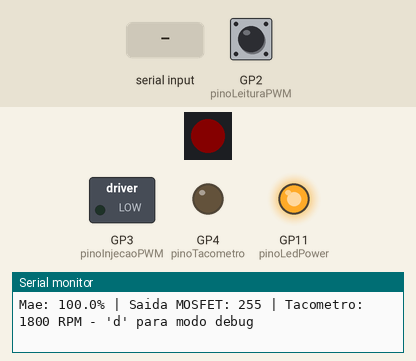
Recording of a program running on a simulated Raspberry Pi Pico. Shown: 1 RGB LEDs in strip order, left to right, switched loads named in the program (green lamp = pin HIGH), output pins drawn as LEDs (lit = HIGH), the last lines printed to the serial monitor. The inputs (shaded band) are chosen by the test bench; at power-on: GP2 (pinoLeituraPWM) HIGH. Dim RGB values are drawn brighter than linear; storage starts empty.

Above: at 6.2 s.
6.3 s: GP2 (pinoLeituraPWM) pulled LOW for 0.15 s
At 6.4 s:
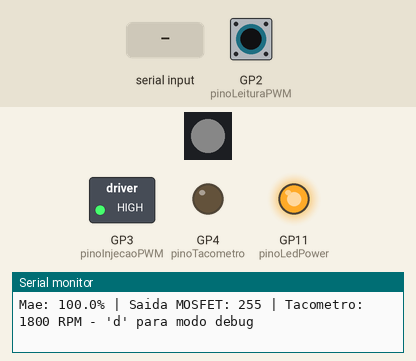
9.3 s: "d90\n" received over Serial
At 10.21 s:
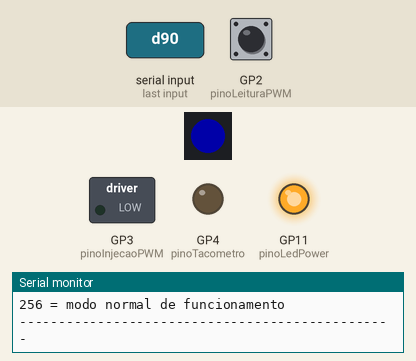
12.3 s: "90,45,200\n" received over Serial
At 13.27 s:
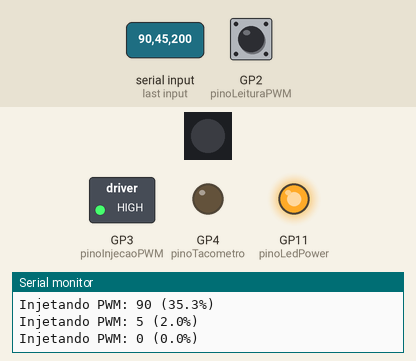
15.3 s: "30,150,10\n" received over Serial
At 17.08 s:
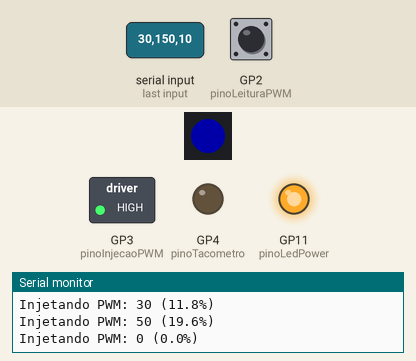
18.3 s: "200\n" received over Serial
At 19.31 s:
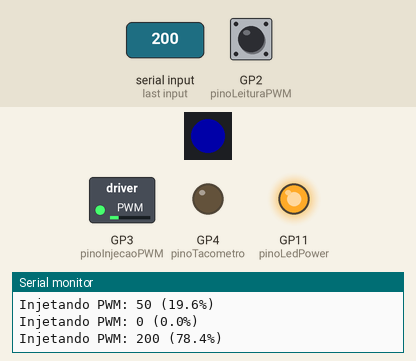
21.3 s: "rpm_min:\n" received over Serial
At 22.45 s:
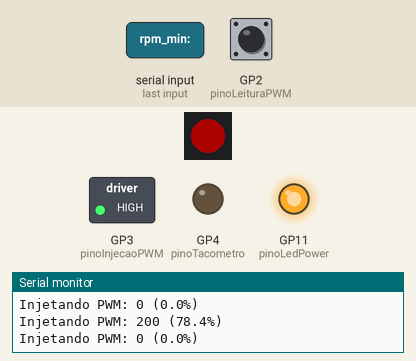
Timing chart, 0 to 25.3 s (numbered marks = the images above; inputs shaded):
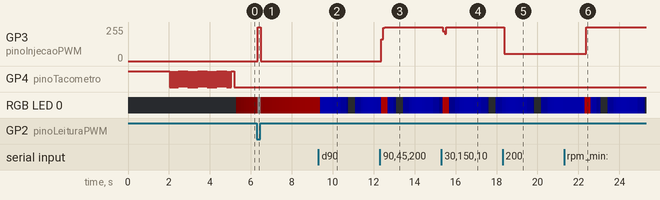

Measured:
- after the input at 6.3 s, GP3 (pinoInjecaoPWM): 0/255 → 255/255 at once, → 0/255 0.16 s later
- after the input at 12.3 s, GP3 (pinoInjecaoPWM): 0/255 → 165/255 after 0.08 s, → 250/255 0.08 s later, → 255/255 0.08 s later
- after the input at 15.3 s, GP3 (pinoInjecaoPWM): 255/255 → 225/255 after 0.08 s, → 205/255 0.08 s later, → 255/255 0.08 s later
- after the input at 18.3 s, GP3 (pinoInjecaoPWM): 255/255 → 55/255 after 0.08 s
- after the input at 21.3 s, GP3 (pinoInjecaoPWM): 55/255 → 255/255 after 1.1 s

The program:

main.cpp
```cpp
#include <Arduino.h>
#include <Adafruit_NeoPixel.h>
#include <LittleFS.h>

// Definição dos Pinos no XIAO RP2040
const int pinoLeituraPWM = 2; // GPIO 2 (Recebe o sinal de 5V do SYS_FAN através do divisor de tensão) D8
const int pinoInjecaoPWM = 3; // GPIO 3 (Injeta o sinal de 3.3V direto no resistor de 510 Ohms) D10
const int pinoTacometro = 4;  // GPIO 4 (Aterra o transistor do tacômetro da placa-mãe) D9
unsigned long tempoAnteriorTaco  = 0;
bool estadoTacometro             = false;

int rpmMinimo = 450;
int rpmMaximo = 1800;

// Configurações do PWM de Saída
const int frequenciaSaida = 25000; // 25 kHz (Frequência padrão de ventoinhas de PC)
const int resolucaoBits  = 8;     // Resolução de 8 bits (Valores de 0 a 255)
const int dutyMaximo     = 255;   // Valor máximo para 100% de velocidade
const int dutyMinimo     = 50;    // Trava de segurança: ~20% de velocidade (evita que a fan pare totalmente)
const float zeroRpmCutoff = 5.0;

const int pinoLedPower   = 11; // GPIO 11 é o interruptor de energia do NeoPixel no XIAO
const int pinoLedPixel   = 12; // GPIO 12 é a linha de dados digitais do NeoPixel no XIAO
const int numeroPixels   = 1;  // Possui apenas 1 LED integrado
// Instanciação do LED RGB
Adafruit_NeoPixel pixelRGB(numeroPixels, pinoLedPixel, NEO_GRB + NEO_KHZ800);


// Variáveis para o controle de tempo do Heartbeat (Sem travar o código)
unsigned long tempoAnteriorLed = 0;
float anguloHeartbeat = 0.0;

bool debug = false;

void salvarConfiguracaoArquivo() {
    File arquivoEscrita = LittleFS.open("/curva_fan.txt", "w");
    if (!arquivoEscrita) {
        arquivoEscrita = LittleFS.open("curva_fan.txt", "w");
    }

    if (arquivoEscrita) {
        arquivoEscrita.print("rpm_min:"); arquivoEscrita.println(rpmMinimo);
        arquivoEscrita.print("rpm_max:"); arquivoEscrita.println(rpmMaximo);
        arquivoEscrita.close();
        Serial.println("[SUCESSO] Novas configuracoes gravadas fisicamente na Flash!");
    } else {
        Serial.println("[ERRO] Falha ao tentar salvar o arquivo na Flash.");
    }
}

void carregarConfiguracaoArquivo() {
    if (!LittleFS.begin()) {
        Serial.println("[AVISO] Falha ao iniciar LittleFS. Tentando formatar a memoria...");

        if (LittleFS.format()) {
            Serial.println("[SUCESSO] Memoria formatada com sucesso!");
            if (!LittleFS.begin()) {
                Serial.println("[ERRO] Mesmo apos formatar, o LittleFS falhou.");
                return;
            }
        } else {
            Serial.println("[ERRO] Falha critica ao tentar formatar a memoria Flash.");
            return;
        }
    }

    // Abre o arquivo para leitura
    File arquivoConfig = LittleFS.open("/curva_fan.txt", "r");
    if (!arquivoConfig) {
        arquivoConfig = LittleFS.open("curva_fan.txt", "r");
    }

    if (!arquivoConfig) {
        Serial.println("[AVISO] Arquivo não encontrado na Flash. Criando um novo agora...");

        // Força a criação do arquivo diretamente no chip
        File arquivoEscrita = LittleFS.open("/curva_fan.txt", "w");
        if (arquivoEscrita) {
            arquivoEscrita.println("rpm_min:450");
            arquivoEscrita.println("rpm_max:1800");
            arquivoEscrita.close();
            Serial.println("[SUCESSO] Arquivo 'curva_fan.txt' gerado fisicamente na Flash.");
        }
        return;
    }

    Serial.println("=== Carregando Configuracoes do Arquivo ===");
    while (arquivoConfig.available()) {
        String linha = arquivoConfig.readStringUntil('\n');
        linha.trim(); // Remove espaços e quebras de linha

        if (linha.startsWith("rpm_min:")) {
            rpmMinimo = linha.substring(8).toInt();
            Serial.print("RPM Minimo configurado: ");
            Serial.println(rpmMinimo);
        }
        else if (linha.startsWith("rpm_max:")) {
            rpmMaximo = linha.substring(8).toInt();
            Serial.print("RPM Maximo configurado: ");
            Serial.println(rpmMaximo);
        }
    }
    arquivoConfig.close();
    Serial.println("==========================================");
}


void setup() {
    // Inicializa a comunicação Serial a 115200 bps
    Serial.begin(115200);
    // Configuração dos modos dos pinos
    pinMode(pinoLeituraPWM, INPUT_PULLUP);
    pinMode(pinoInjecaoPWM, OUTPUT);
    pinMode(pinoTacometro, OUTPUT_OPENDRAIN);
    digitalWrite(pinoTacometro, HIGH);

    // Configura o hardware do RP2040 para operar na frequência correta de PC
    analogWriteFreq(frequenciaSaida);
    analogWriteRange(dutyMaximo);

    // Inicia as ventoinhas em 100% por 2 segundo (Boot Inicial de Segurança)
    analogWrite(pinoInjecaoPWM, 255 - dutyMaximo);
    delay(2000);

	// LIGA A ENERGIA DO NEOPIXEL (O segredo do XIAO RP2040)
	pinMode(pinoLedPower, OUTPUT);
	digitalWrite(pinoLedPower, HIGH);

    // Inicializa o LED RGB interno
    pixelRGB.begin();
    pixelRGB.setBrightness(50); // Limita o brilho em ~20% para não ofuscar os olhos
    pixelRGB.show();
    // Tenta ler o arquivo TXT na inicialização do chip
    carregarConfiguracaoArquivo();

    // --- LOOP DE ACORDADA DA DELL (Gera pulsos estáveis sem travar o processador) ---
    // Faz o tacômetro enviar cravados 1200 RPM estáveis por 3 segundos antes de iniciar o loop.
    // Isso garante que quando o processador da Dell checar a linha no POST, leia uma rotação válida.
    unsigned long tempoBoot = millis();
    while (millis() - tempoBoot < 3000) {
        unsigned long tempoAtualMicros = micros();
        // 15000000 / 1200 RPM = 12500 microssegundos por meio ciclo
        if (tempoAtualMicros - tempoAnteriorTaco >= 12500) {
            tempoAnteriorTaco = tempoAtualMicros;
            estadoTacometro = !estadoTacometro;
            // Alterna apenas o estado lógico. Como o pino está em OUTPUT_OPENDRAIN,
            // LOW aterra a linha da Dell (0V) e HIGH solta a linha para subir via pull-up (3.3V/5V)
            digitalWrite(pinoTacometro, estadoTacometro ? LOW : HIGH);
        }
    }

    Serial.println("\n>>> SISTEMA PRONTO PARA COMANDOS SERIAL <<<");
    Serial.println("Exemplos de comando: 'min:500' ou 'max:1800'");
    Serial.printf("Atualmente MIN %d MAX %d", rpmMinimo, rpmMaximo);
}

void loop() {
    if(debug){
        unsigned long tempoAtual = millis();

        // 1. EFEITO HEARTBEAT (Roda continuamente a cada 20 milissegundos)
        if (tempoAtual - tempoAnteriorLed >= 20) {
            tempoAnteriorLed = tempoAtual;

            anguloHeartbeat += 0.03;
            if (anguloHeartbeat > 3.14159) {
                anguloHeartbeat = 0.0;
            }

            int brilhoAtual = sin(anguloHeartbeat) * 255;

            // Acende em AZUL pulsante
            pixelRGB.setPixelColor(0, pixelRGB.Color(0, 0, brilhoAtual));
            pixelRGB.show();
        }

        // 2. LEITURA DA PORTA SERIAL (Controle das Ventoinhas)
        if (Serial.available() > 0) {
            int valorDigitado = Serial.parseInt();

            if (Serial.read() == '\n' || Serial.read() == '\r') {
                // Limpa buffer residual
            }

            if (valorDigitado >= 0 && valorDigitado <= 255) {
                Serial.print("Injetando PWM: ");
                Serial.print(valorDigitado);
                Serial.print(" (");
                Serial.print((float)valorDigitado / 255.0 * 100.0, 1);
                Serial.println("%)");

                // Pisca em VERMELHO para confirmar o comando
                pixelRGB.setPixelColor(0, pixelRGB.Color(255, 0, 0));
                pixelRGB.show();
                delay(80);

                // Aplica o valor no Gate do MOSFET 20N03
                analogWrite(pinoInjecaoPWM, 255 - valorDigitado);
            } else {
                if(valorDigitado == 256){
                    debug = false;
                    Serial.println("\n>>> SISTEMA PRONTO PARA COMANDOS SERIAL <<<");
                    Serial.println("Exemplos de comando: 'min:500' ou 'max:1800'");
                    Serial.printf("Atualmente MIN %d MAX %d", rpmMinimo, rpmMaximo);
                }
                else
                    Serial.println("[ERRO] Digite um numero valido entre 0 e 255.");
            }
        }
    }else{

        unsigned long tempoAtual = millis();
        unsigned long tempoAtualMicros = micros();

        // 1. PROCESSAMENTO DE NOVOS COMANDOS VIA MONITOR SERIAL
        if (Serial.available() > 0) {
            String comandoRecetido = Serial.readStringUntil('\n');
            comandoRecetido.trim(); // Limpa quebras de linha e espacos

            if (comandoRecetido.startsWith("min:")) {
                int novoMin = comandoRecetido.substring(4).toInt();
                if (novoMin >= 100 && novoMin < rpmMaximo) {
                    rpmMinimo = novoMin;
                    Serial.print("[OK] Alterando RPM Minimo para: "); Serial.println(rpmMinimo);
                    salvarConfiguracaoArquivo(); // Atualiza o TXT na Flash na hora
                } else {
                    Serial.println("[ERRO] Valor invalido para RPM Minimo.");
                }
            }
            else if (comandoRecetido.startsWith("max:")) {
                int novoMax = comandoRecetido.substring(4).toInt();
                if (novoMax > rpmMinimo && novoMax <= 5000) {
                    rpmMaximo = novoMax;
                    Serial.print("[OK] Alterando RPM Maximo para: ");
                    Serial.println(rpmMaximo);
                    salvarConfiguracaoArquivo(); // Atualiza o TXT na Flash na hora
                } else {
                    Serial.println("[ERRO] Valor invalido para RPM Maximo.");
                }
            }else if (comandoRecetido.startsWith("d")){
                debug = true;
                Serial.println("=== MODO DE DEBUG DA CONTROLADORA ===");
                Serial.println("Digite um valor entre 0 e 255 para alterar a velocidade:");
                Serial.println("0   = Totalmente Parado");
                Serial.println("128 = ~50% de Velocidade");
                Serial.println("255 = 100% (Velocidade Maxima)");
                Serial.println("256 = modo normal de funcionamento");
                Serial.println("------------------------------------------------");
            }
        }

        if(!debug){
            // 2. LEITURA DO PWM DA PLACA-MÃE (AUTOMAÇÃO TÉRMICA)
            unsigned long tempoAlto  = pulseIn(pinoLeituraPWM, HIGH, 40000);
            unsigned long tempoBaixo = pulseIn(pinoLeituraPWM, LOW, 40000);
            unsigned long tempoTotal = tempoAlto + tempoBaixo;
            bool partida = false;

            int valorSaida = dutyMinimo;
            float porcentagemVelocidade = 0.20;
            float dutyCycleLido = 0.0; // AJUSTE: Declarada aqui em cima para o Print conseguir ler sempre

            // Se o pulseIn retornou 0, significa que o sinal está estático (0% ou 100%)
            if (tempoTotal == 0) {
                if (digitalRead(pinoLeituraPWM) == HIGH) {
                    valorSaida = dutyMaximo; // 255 (100% real)
                    dutyCycleLido = 100.0;
                } else {
                    valorSaida = 0; // Desligado
                    dutyCycleLido = 0.0;
                }
                porcentagemVelocidade = (float)valorSaida / dutyMaximo;
            }
            else {
                dutyCycleLido = ((float)tempoAlto / (float)tempoTotal) * 100.0; // AJUSTE: Agora calcula de 0.0 a 100.0
                int porcentagemLida = (int)dutyCycleLido;

                // --- TABELA DE CALIBRAÇÃO FORÇADA DE POTÊNCIA ---
                if (porcentagemLida < zeroRpmCutoff) {
                    valorSaida = 0;   // Modo Zero RPM
                }
                else{
                    // Mapeia linearmente o sinal recebido (5% a 100%) em um fator de 0.0 a 1.0
                    float fatorLinear = (dutyCycleLido - zeroRpmCutoff) / (100.0 - zeroRpmCutoff);
                    if (fatorLinear > 1.0) fatorLinear = 1.0;
                    if (fatorLinear < 0.0) fatorLinear = 0.0;

                    // Calcula o valor real na faixa linear útil redescoberta (50 a 255)
                    valorSaida = dutyMinimo + (fatorLinear * (dutyMaximo - dutyMinimo));

                    // Limitadores físicos rígidos por software
                    if (valorSaida > 255) valorSaida = 255;
                    if (valorSaida < 50)  valorSaida = 50;
                }
                porcentagemVelocidade = (float)valorSaida / dutyMaximo;
            }
            analogWrite(pinoInjecaoPWM, 255 - valorSaida);

            // 3. SIMULAÇÃO DO TACÔMETRO (RPM FALSO BASEADO NO ARQUIVO)
            int rpmAtual = rpmMinimo + (porcentagemVelocidade * (rpmMaximo - rpmMinimo));
            if (rpmAtual < 100)
                rpmAtual = 100;

            // Se as ventoinhas estiverem completamente desligadas na tabela, zera o tacômetro
            if (valorSaida == 0) rpmAtual = 0;

            // AJUSTE: Movido para logo após o cálculo do rpmAtual e corrigido variáveis do printf
            static unsigned long ultimoPrint = 0;
            if (tempoAtual - ultimoPrint >= 1000) {
                ultimoPrint = tempoAtual;
                Serial.print("Mae: ");
                Serial.print(dutyCycleLido, 1); // Imprime o float com 1 casa decimal
                Serial.print("% | Saida MOSFET: ");
                Serial.print(valorSaida);
                Serial.print(" | Tacometro: ");
                Serial.print(rpmAtual);
                Serial.println(" RPM - 'd' para modo debug");
            }

            if (rpmAtual > 0) {
                unsigned long meioPeriodoTacoMicros = 15000000 / rpmAtual;
                if (tempoAtualMicros - tempoAnteriorTaco >= meioPeriodoTacoMicros) {
                    tempoAnteriorTaco = tempoAtualMicros;
                    estadoTacometro = !estadoTacometro;

                    if (estadoTacometro) {
                        pinMode(pinoTacometro, OUTPUT);
                        digitalWrite(pinoTacometro, LOW);
                    } else {
                        pinMode(pinoTacometro, INPUT);
                    }
                }
            } else {
                pinMode(pinoTacometro, INPUT); // Desliga a linha se o motor parar
            }

            // 4. HEARTBEAT RGB (Fechamento do bloco que havia sido cortado)
            if (tempoAtual - tempoAnteriorLed >= 20) {
                tempoAnteriorLed = tempoAtual;
                anguloHeartbeat += 0.02;
                if (anguloHeartbeat > 3.14159) anguloHeartbeat = 0.0;
                int brilhoAtual = sin(anguloHeartbeat) * 150; // Brilho confortável

                if (valorSaida == 0) {
                    pixelRGB.setPixelColor(0, pixelRGB.Color(brilhoAtual, brilhoAtual, brilhoAtual)); // Branco pulsante se parado
                } else if (dutyCycleLido <= 40.0) {
                    pixelRGB.setPixelColor(0, pixelRGB.Color(0, brilhoAtual, 0)); // Verde se lento
                } else if (dutyCycleLido <= 75.0) {
                    pixelRGB.setPixelColor(0, pixelRGB.Color(0, 0, brilhoAtual)); // Azul se médio
                } else {
                    pixelRGB.setPixelColor(0, pixelRGB.Color(brilhoAtual, 0, 0)); // Vermelho se rápido
                }
                pixelRGB.show();
            }
        }
    }
}
```
